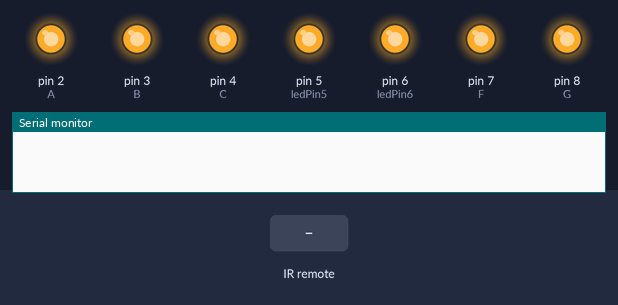
The sketch below on a simulated Arduino Uno, built with avr-gcc and run on an emulated ATmega328P. On the bench: output pins drawn as LEDs (lit = HIGH), the last lines printed to the serial monitor. The test bench sets the inputs (shaded band).

Above: at 1.2 s.
1.3 s: infrared code 0xA15EFF00 received
At 2.5 s:
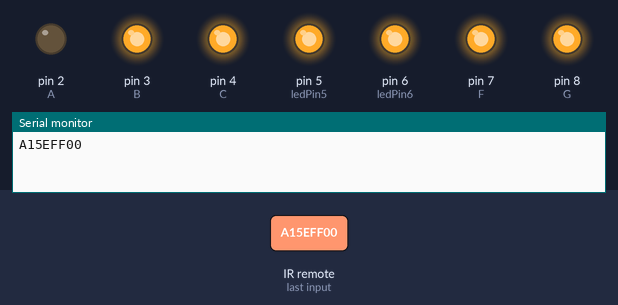
2.8 s: infrared code 0xE718FF00 received
At 3.8 s:
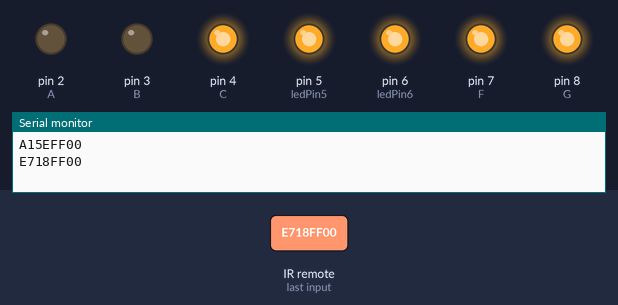
4.3 s: infrared code 0xAD52FF00 received
At 4.9 s:
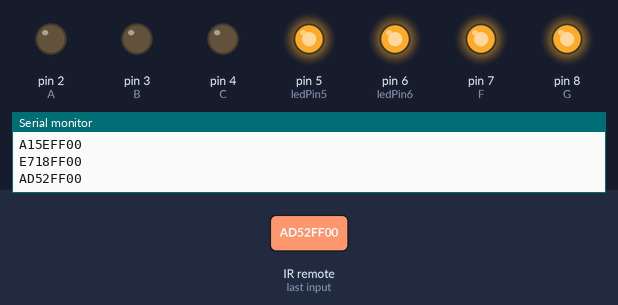
5.8 s: infrared code 0xBD42FF00 received
At 6.1 s:
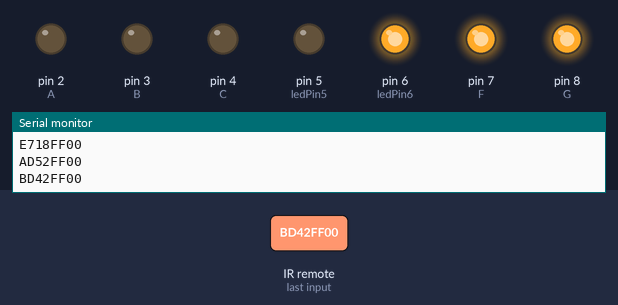
7.3 s: infrared code 0xA55AFF00 received
At 8.4 s:
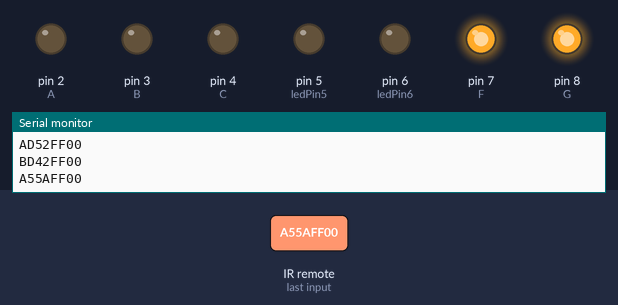
8.8 s: infrared code 0xF30CFF00 received
At 9.5 s:
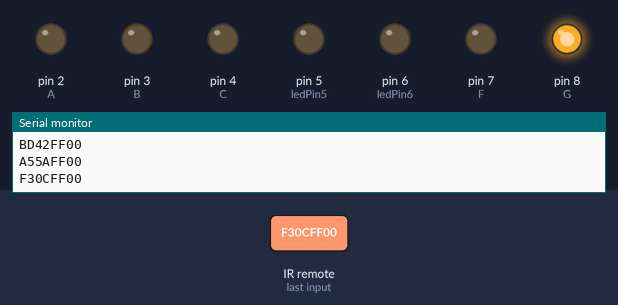
Timing chart, 0 to 11.3 s (numbered marks = the images above; inputs shaded):
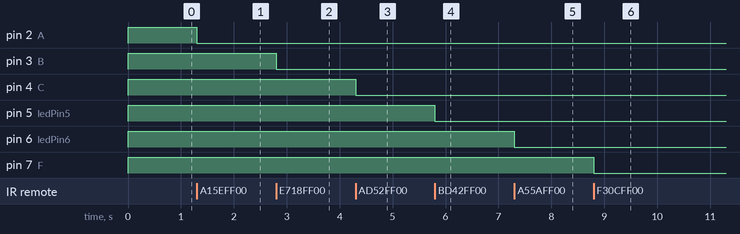

Measured:
- after the input at 1.3 s, pin 2 (A): HIGH → LOW at once
- after the input at 2.8 s, pin 3 (B): HIGH → LOW at once
- after the input at 4.3 s, pin 4 (C): HIGH → LOW at once
- after the input at 5.8 s, pin 5 (ledPin5): HIGH → LOW at once
- after the input at 7.3 s, pin 6 (ledPin6): HIGH → LOW at once
- after the input at 8.8 s, pin 7 (F): HIGH → LOW at once

The sketch:

sketch_feb21a.ino
```cpp
#include <IRremote.h>

IRrecv IR(12);
int ledPin6 = 6;
int ledPin5 = 5;

int A = 2;
int B = 3;
int C = 4;
int D = 5;
int E = 6;
int F = 7;
int G = 8;

void setup(){
  IR.enableIRIn();
  pinMode(ledPin6, OUTPUT);
  pinMode(ledPin5, OUTPUT);
  Serial.begin(9600);

  for (int i = 2; i < 9; i++) {
    pinMode(i, OUTPUT);
  }
  digitalWrite(A, HIGH);
  digitalWrite(B, HIGH);
  digitalWrite(C, HIGH);
  digitalWrite(D, HIGH);
  digitalWrite(E, HIGH);
  digitalWrite(F, HIGH);
  digitalWrite(G, HIGH);
}

void segmentA(){
  if (IR.decodedIRData.decodedRawData == 0XA15EFF00) {
    digitalWrite(A, LOW);
  }
}
void segmentB(){
  if (IR.decodedIRData.decodedRawData == 0xE718FF00) {
    digitalWrite(B, LOW);
  }
}
void segmentC(){
  if (IR.decodedIRData.decodedRawData == 0xAD52FF00) {
    digitalWrite(C, LOW);
  }
}
void segmentD(){
  if (IR.decodedIRData.decodedRawData == 0xBD42FF00) {
    digitalWrite(D, LOW);
  }
}
void segmentE(){
  if (IR.decodedIRData.decodedRawData == 0xA55AFF00) {
    digitalWrite(E, LOW);
  }
}
void segmentF(){
  if (IR.decodedIRData.decodedRawData == 0XF30CFF00) {
    digitalWrite(F, LOW);
  }
}
void segmentG(){
  if (IR.decodedIRData.decodedRawData == 0xE31CFF00) {
    digitalWrite(G, LOW);
  }
}
void isprazni(){
  if (IR.decodedIRData.decodedRawData == 0xF708FF00) {
    digitalWrite(A, HIGH);
    digitalWrite(B, HIGH);
    digitalWrite(C, HIGH);
    digitalWrite(D, HIGH);
    digitalWrite(E, HIGH);
    digitalWrite(F, HIGH);
    digitalWrite(G, HIGH);
  }
}

void loop(){
  if(IR.decode()){
    Serial.println(IR.decodedIRData.decodedRawData, HEX);

    segmentA();
    segmentB();
    segmentC();
    segmentD();
    segmentE();
    segmentF();
    segmentF();
    segmentG();
    isprazni();

    IR.resume();
  }
}
```
